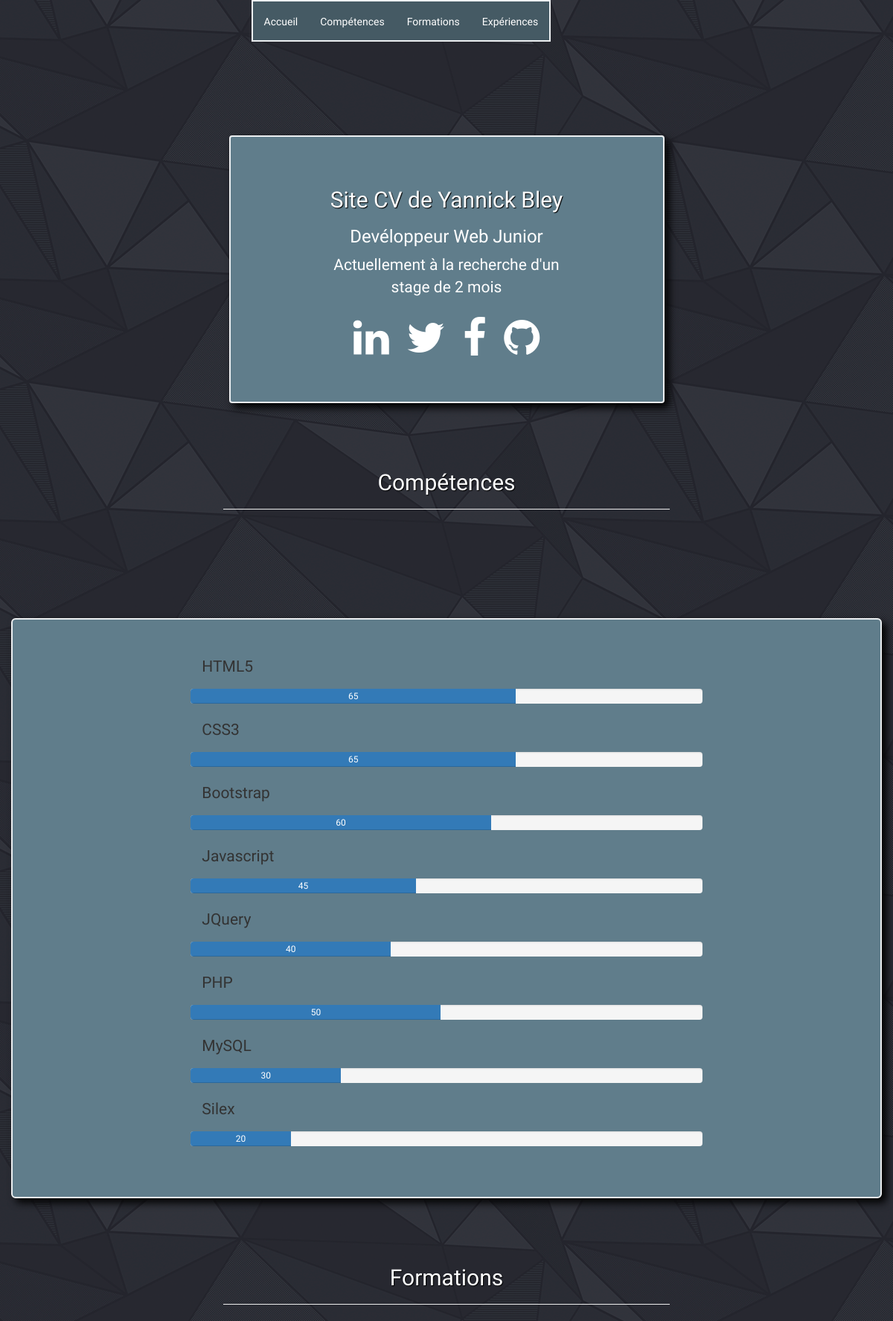
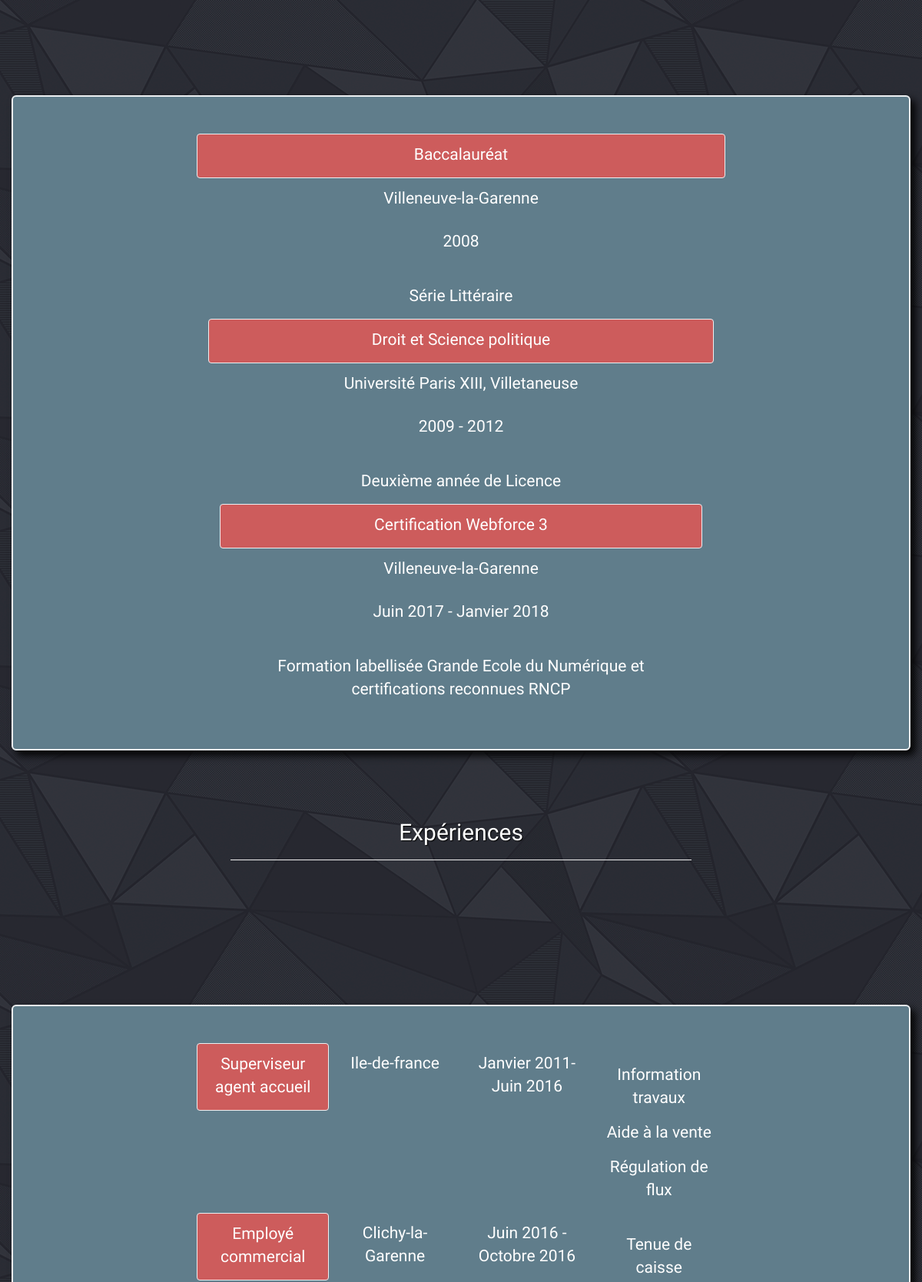
The page / (upper part) on the database its author committed (2 pictures, top to bottom).
### tables this page shows
CREATE TABLE `t_competences` (
  `id_competence` int(3) NOT NULL,
  `competence` varchar(30) NOT NULL,
  `c_niveau` varchar(255) NOT NULL,
  `utilisateur_id` int(3) NOT NULL
);

CREATE TABLE `t_formations` (
  `id_formation` int(3) NOT NULL,
  `f_titre` varchar(50) NOT NULL,
  `f_lieu` varchar(50) NOT NULL,
  `f_dates` varchar(255) NOT NULL,
  `f_description` text NOT NULL,
  `utilisateur_id` int(3) NOT NULL
);

CREATE TABLE `t_experiences` (
  `id_experience` int(11) NOT NULL,
  `e_poste` varchar(255) NOT NULL,
  `e_dates` varchar(50) NOT NULL,
  `e_description` text NOT NULL,
  `utilisateur_id` int(3) NOT NULL,
  `e_employeur` varchar(255) NOT NULL,
  `e_lieu` varchar(255) NOT NULL
);

### index.php (the view, shortened to what this page needs)
<?php
require_once('admin/init/connect.php');
$req= $pdo->prepare("SELECT * FROM t_formations  WHERE utilisateur_id= '1'");
$req->execute();
$affiche_formations = $req-> fetchAll(PDO::FETCH_ASSOC);
$req= $pdo->prepare("SELECT * FROM t_experiences WHERE utilisateur_id= '1'");
$req->execute();
$affiche_experiences= $req-> fetchAll(PDO::FETCH_ASSOC);
$req= $pdo->prepare("SELECT * FROM t_competences WHERE utilisateur_id= '1'");
$req->execute();
$affiche_competences = $req-> fetchAll(PDO::FETCH_ASSOC);
?>
<head>
    <link rel="stylesheet" href="admin/css/bootstrap.min.css">
    <link rel="stylesheet" href="css/style_responsive.css">
    <link rel="stylesheet" href="font-awesome/css/font-awesome.min.css">
</head>
<body>
    <div class="first container" id="Accueil">
        <header>
            <div class="container">
                <div class="row">
                    <nav class="text-center navbar navbar-inverse col-xs-12 col-sm-8 col-lg-5 col-lg-push-3">
                        <ul class=" nav navbar-nav ">
                            <li><a href="#Accueil">Accueil</a></li>
                            <li><a href="#Competences">Compétences</a></li>
                            <li><a href="#Formations">Formations</a></li>
                            <li><a href="#Experiences">Expériences</a></li>
                        </ul>
                    </nav>
                </div>
            </div>
        </header>
        <section class="jumbotron col-lg-6 col-lg-push-3 col-sm-6 col-sm-push-3 col-xs-12" >
            <div class="container">
                <div class="row">
                    <div class="presentation text-center col-xs-12 col-sm-10 col-sm-offset-1">
                        <h2>Site CV de Yannick Bley</h2>
                        <h3>Devéloppeur Web Junior</h3>
                        <p>Actuellement à la recherche d'un stage de 2 mois</p>
                        <div class="icons">
                            <a href="https://fr.linkedin.com/in/yannick-bley-84b585145" target="_blank"><i class="fa fa-linkedin fa-4x" aria-hidden="true"></i></a>
                            <a href="https://twitter.com/YannickBley"><i class="fa fa-twitter fa-4x" aria-hidden="true"></i></a>
                            <a href="https://www.facebook.com/yannick.bley.50"><i class="fa fa-facebook fa-4x" aria-hidden="true"></i></a>
                            <a href="https://github.com/jeuneyannick"><i class="fa fa-github fa-4x" aria-hidden="true"></i></a>
                        </div>
                    </div>
                </div>
            </div>
        </section>
    </div>
    <section class="second container" id="Competences">
        <div class="row">
            <div class="page-header text-center col-lg-6 col-lg-push-3 col-sm-6 col-sm-push-3 col-md-6 col-md-push-3 col-xs-12">
                <h2>Compétences</h2>
            </div>
        </div>
        <div class="container-fluid jumbotron">
            <div class="row">
                <div class="competence col-lg-8 col-lg-push-2 col-md-4 col-sm-4 col-sm-push-4 col-xs-12">
                    <?php foreach($affiche_competences as $competence){?>
                        <div class=" col-lg-5 col-md-5 col-sm-5 col-xs-5"><p> <?= $competence['competence']?></p></div>
                        <div class="progress col lg-12 col-md-12 col-sm-12 col-xs-12">
                            <div class="progress-bar" role="progressbar" aria-valuenow="0" aria-valuemin="0" aria-valuemax="100" style="width:<?= $competence['c_niveau']?>% ">
                                <?= $competence['c_niveau']?>
                            </div>
                        </div>
                    <?php } ?>
                </div>
            </div>
        </div>
    </section>
    <section class="third container" id="Formations">
        <div class="row">
            <div class="page-header text-center col-lg-6 col-lg-push-3 col-sm-6 col-sm-push-3 col-md-6 col-md-push-3 col-xs-12">
                <h2>Formations</h2>
            </div>
        </div>
        <section class="container-fluid jumbotron text-center">
            <div class="row">
                <div class="formations col-lg-8 col-lg-push-2 col-md-10 col-md-push-1 col-sm-12 col-xs-12">
                    <?php foreach($affiche_formations as $form){?>
                        <div class="text-center col-lg-12" id="form_titre"><p><?= $form['f_titre']?></p></div>
                        <div class="text-center col-lg-12" id="form_lieu"><p><?=$form['f_lieu']?></p></div>
                        <div class="text-center col-lg-12" id="form_dates"><p><?=$form['f_dates'] ?></p></div>
                        <div class="text-center col-lg-12" id="form_description"></p><?= $form['f_description'] ?></</div>
                    <?php } ?>
                </div>
            </div>
        </section>
    </section>
    <section class="fourth container" id="Experiences">
        <div class="row">
            <div class="page-header text-center col-lg-6 col-lg-push-3 col-sm-6 col-sm-push-3 col-md-6 col-md-push-3 col-xs-12">
                <h2>Expériences</h2>
            </div>
        </div>
        <section class="container-fluid jumbotron text-center">
            <div class="row">
                <div class="experiences col-lg-8 col-lg-push-2 col-md-10 col-md-push-1 col-sm-12 col-xs-12">
                    <?php foreach($affiche_experiences as $exp){?>
                        <div class="text-center col-lg-3 col-md-3 col-sm-3 col-xs-12" id="exp_poste"><p><?= $exp['e_poste']?></p></div>
                        <div class="text-center col-lg-3 col-md-3 col-sm-3 col-xs-12" id="exp_lieu"><p> <?= $exp['e_lieu']?></p></div>
                        <div class="text-center col-lg-3 col-md-3 col-sm-3 col-xs-12" id="exp_dates"><p> <?= $exp['e_dates']?></p></div>
                        <div class="text-center col-lg-3 col-md-3 col-sm-3 col-xs-12" id="exp_description"><p><?= $exp['e_description']?></p></div>
                    <?php } ?>
                </div>
            </div>
        </section>
    </section>
</body>

### css/style_responsive.css (style rules this page uses)
* { font-family:Righteous; }
h2 { color:white; text-shadow: 1px 1px 1px black; }
body { background-image:url(../img/ao.gif); }
.icons > a > i { margin: 10px; }
header { width:100%; z-index:1; position:fixed; }
nav { width:100%; }
.navbar-nav { background:#455A64; border:2px solid #ECEFF1; }
.navbar-inverse { background:transparent; border:none; }
.navbar-inverse .navbar-nav>li>a { color:white; }
ul { text-align:center; padding-top:2px; font-family:Righteous; }
.first .jumbotron { margin-top:13em; background:#607D8B; border:2px solid #ECEFF1; border-radius: 4px; }
.jumbotron .presentation { font-family:Righteous; color:white; }
.jumbotron .presentation a>i { color:white; }
.first, .second, .third, .fourth, .fifth { width:100%; min-height:55vh; }
.jumbotron { background:#607D8B; border:2px solid #ECEFF1; box-shadow: 6px 6px 11px black; margin-top:9em; }
#Competences .progress { padding-left:0 ; }
#Experiences .container-fluid { margin-top:12em; }
#exp_poste,#exp_lieu,#exp_dates, #exp_description, #form_titre, #form_lieu,#form_dates,#form_description { border:none; color: white; padding-top: 11px; }
#exp_description,#exp_dates, #form_description, #form_dates { border:2px; border-radius:4px; }
#exp_poste,#form_titre { border: 1px solid #ECEFF1; border-radius: 4px; }
#exp_poste,#form_titre { background: indianred; }

### rows shown on the page
t_competences: competence "HTML5", c_niveau "65"
t_competences: competence "CSS3", c_niveau "65"
t_competences: competence "Bootstrap", c_niveau "60"
t_competences: competence "Javascript", c_niveau "45"
t_competences: competence "JQuery", c_niveau "40"
t_competences: competence "PHP", c_niveau "50"
t_competences: competence "MySQL", c_niveau "30"
t_competences: competence "Silex", c_niveau "20"
t_formations: f_titre "Baccalauréat", f_lieu "Villeneuve-la-Garenne", f_dates "2008", f_description "Série Littéraire"
t_formations: f_titre "Droit et Science politique", f_lieu "Université Paris XIII, Villetaneuse", f_dates "2009 - 2012", f_description "Deuxième année de Licence"
t_formations: f_titre "Certification Webforce 3", f_lieu "Villeneuve-la-Garenne", f_dates "Juin 2017 - Janvier 2018", f_description "Formation labellisée Grande Ecole du Numérique et certifications reconnues RNCP"
t_experiences: e_poste "Superviseur agent accueil", e_lieu "Ile-de-france", e_dates "Janvier 2011- Juin 2016", e_description "Information travaux Aide à la vente Régulation de flux"
t_experiences: e_poste "Employé commercial", e_lieu "Clichy-la-Garenne", e_dates "Juin 2016 - Octobre 2016", e_description "Tenue de caisse"
